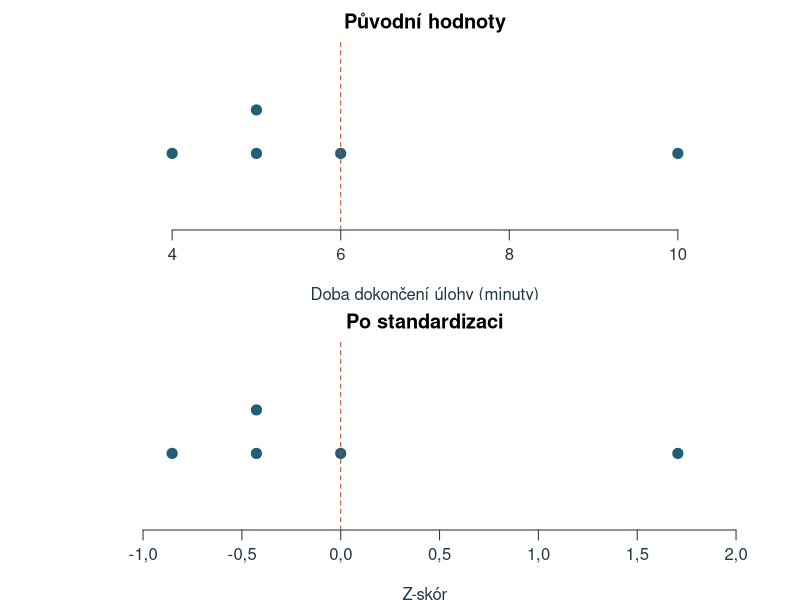
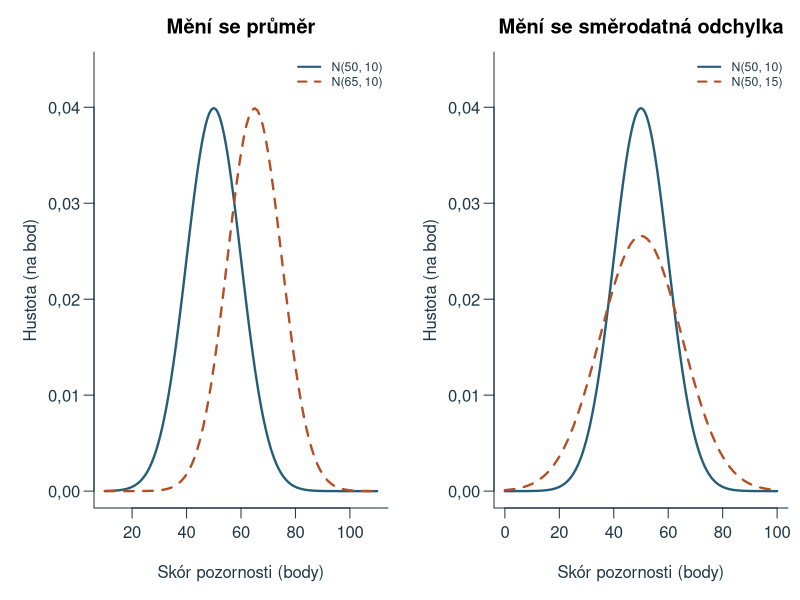
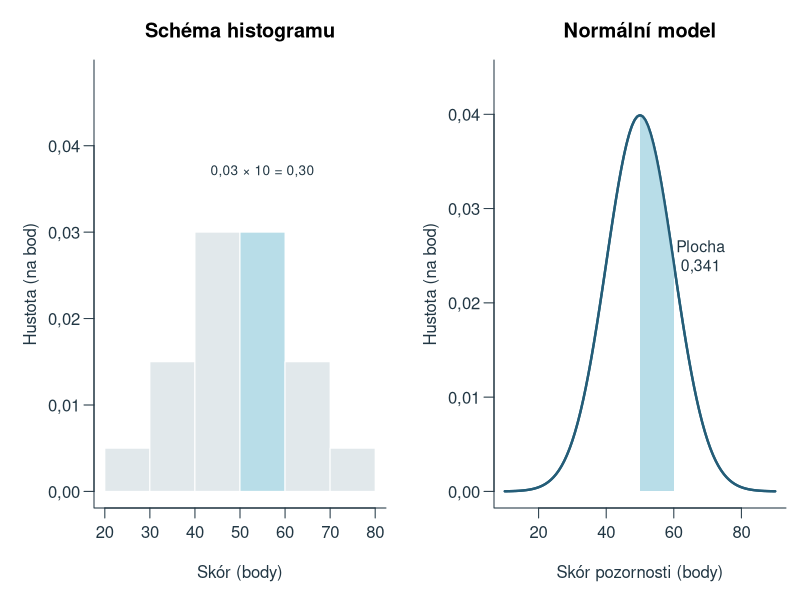
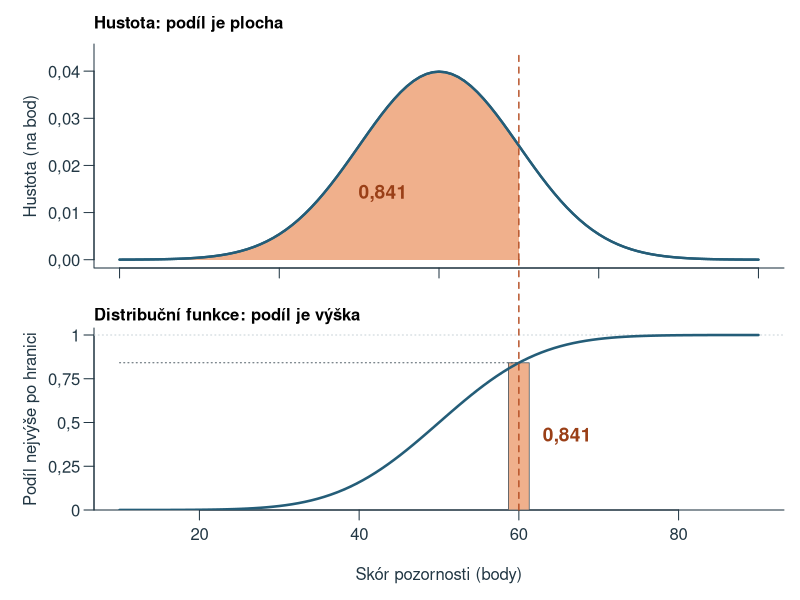
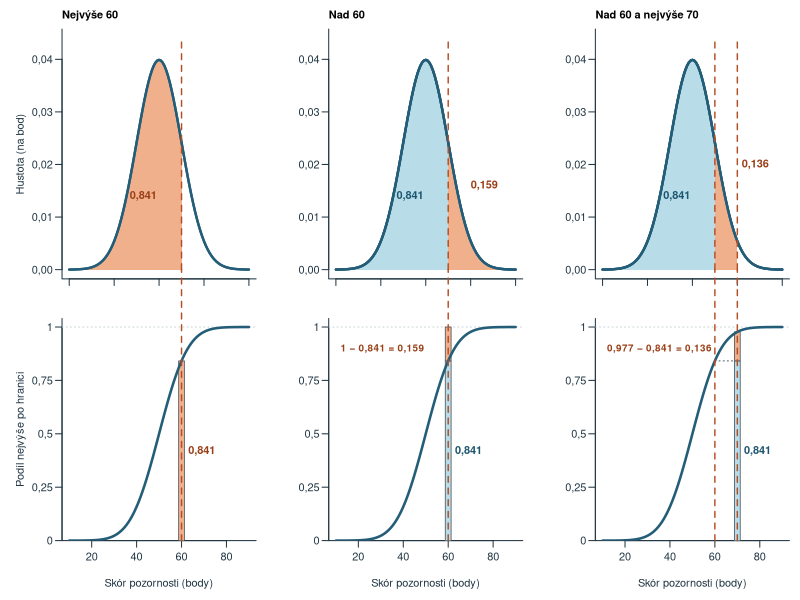
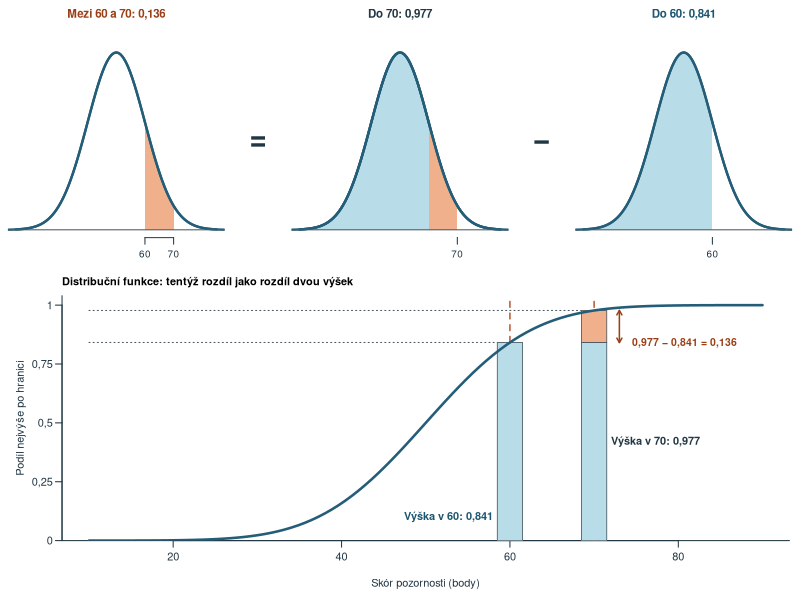
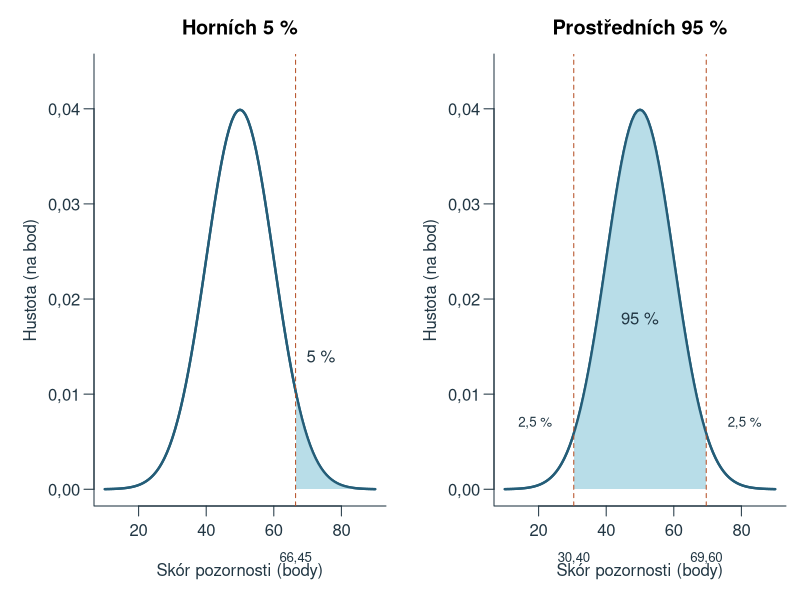
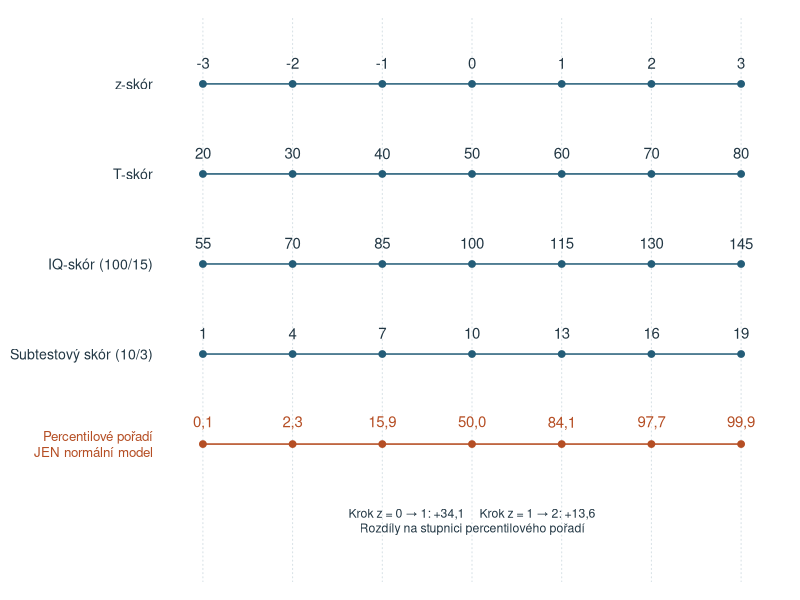

Recreate these plots in R, in order.
# Original teaching examples; base R, UTF-8, deterministic project-root paths.
ch4_data <- read.csv('data/kapitola_04.csv', fileEncoding='UTF-8')
ch4_x <- ch4_data$skor_body
ch4_p <- (seq_along(ch4_x)-.5)/length(ch4_x)
ch4_z <- qnorm(ch4_p)
ch4_reference <- mean(ch4_x)+sd(ch4_x)*ch4_z
ch4_sten_breaks <- c(-Inf,seq(-2,2,.5),Inf)
ch4_stanine_breaks <- c(-Inf,seq(-1.75,1.75,.5),Inf)
ch4_sten <- function(z) as.integer(cut(z,ch4_sten_breaks,right=TRUE))
ch4_stanine <- function(z) as.integer(cut(z,ch4_stanine_breaks,right=TRUE))
ch4_sten_proportions <- diff(pnorm(ch4_sten_breaks))
ch4_stanine_proportions <- diff(pnorm(ch4_stanine_breaks))
ch4_out <- 'assets/chapter-04/plots'
ch4_old_options <- options(OutDec=',')
dir.create(ch4_out,recursive=TRUE,showWarnings=FALSE)
ch4_blue <- '#245D78'; ch4_orange <- '#B54E24'; ch4_fill <- '#B8DDE8'; ch4_gray <- '#4D5A63'
ch4_draw <- function(name,code,width=8,height=4.5) {
  svg(file.path(ch4_out,paste0(name,'.svg')),width=width,height=height,family='sans',bg='white')
  par(mar=c(4.5,4.5,2.6,.8),mgp=c(2.7,.7,0),las=1,col.axis='#223744',col.lab='#223744',fg='#223744',cex=.9)
  force(code); dev.off()
}
ch4_curve <- function(mu=50,sigma=10,main='',xlim=c(10,90),ylim=c(0,.044)) {
  x <- seq(xlim[1],xlim[2],length.out=1001)
  plot(x,dnorm(x,mu,sigma),type='l',lwd=2.3,col=ch4_blue,xlab='Skór pozornosti (body)',ylab='Hustota (na bod)',main=main,xlim=xlim,ylim=ylim,bty='l')
}
ch4_area <- function(lower,upper,mu=50,sigma=10,fill=ch4_fill) {
  v <- seq(max(lower,mu-4*sigma),min(upper,mu+4*sigma),length.out=400)
  polygon(c(v[1],v,tail(v,1)),c(0,dnorm(v,mu,sigma),0),col=fill,border=NA)
  curve(dnorm(x,mu,sigma),add=TRUE,lwd=2.3,col=ch4_blue)
}
ch4_draw('standardizace', {
  par(mfrow=c(2,1),mar=c(3.5,3.5,2.1,1))
  v <- c(4,5,5,6,10); z <- (v-mean(v))/sd(v); h <- c(1,1,1.25,1,1)
  for(k in 1:2) {
    a <- if(k==1) v else z
    plot(a,h,pch=19,cex=1.35,col=ch4_blue,yaxt='n',ylab='',ylim=c(.6,1.6),xlim=range(a)+c(-.15,.15)*diff(range(a)),bty='n',xlab=if(k==1)'Doba dokončení úlohy (minuty)' else 'Z-skór',main=if(k==1)'Původní hodnoty' else 'Po standardizaci')
    abline(v=if(k==1)mean(v) else 0,lty=2,col=ch4_orange)
  }
},height=5)
ch4_draw('parametry', {
  par(mfrow=c(1,2),mar=c(4.6,4.7,2.6,.6))
  ch4_curve(main='Mění se průměr',xlim=c(10,110))
  curve(dnorm(x,65,10),add=TRUE,col=ch4_orange,lwd=2.3,lty=2)
  legend('topright',c('N(50, 10)','N(65, 10)'),col=c(ch4_blue,ch4_orange),lty=1:2,lwd=2,bty='n',cex=.74)
  ch4_curve(main='Mění se směrodatná odchylka',xlim=c(0,100))
  curve(dnorm(x,50,15),add=TRUE,col=ch4_orange,lwd=2.3,lty=2)
  legend('topright',c('N(50, 10)','N(50, 15)'),col=c(ch4_blue,ch4_orange),lty=1:2,lwd=2,bty='n',cex=.74)
},width=10)
ch4_draw('hustota', {
  par(mfrow=c(1,2),mar=c(4.6,4.7,3,.7))
  plot(NA,xlim=c(20,80),ylim=c(0,.048),xlab='Skór (body)',ylab='Hustota (na bod)',main='Schéma histogramu',bty='l')
  b <- seq(20,80,10); heights <- c(.005,.015,.03,.03,.015,.005)
  rect(b[-7],0,b[-1],heights,col=c(rep('#E1E8EB',3),ch4_fill,rep('#E1E8EB',2)),border='white')
  text(55,.037,'0,03 × 10 = 0,30',cex=.82)
  ch4_curve(main='Normální model')
  ch4_area(50,60)
  text(68,.025,'Plocha\n0,341',cex=.95)
},width=9)
# Density above, distribution function below: the coloured area equals the coloured height.
ch4_hi <- '#F0B08C'; ch4_hi_text <- '#9A3F17'; ch4_lo <- ch4_fill; ch4_lo_text <- '#1D5670'
ch4_fmt <- function(v) format(round(v,3),nsmall=3)
ch4_F <- function(x) pnorm(x,50,10)
ch4_top_mar <- c(1.6,4.7,2.2,.8); ch4_bottom_mar <- c(4.5,4.7,1.4,.8)
ch4_density_panel <- function(title,ylab='Hustota (na bod)') {
  par(mar=ch4_top_mar)
  x <- seq(10,90,length.out=1001)
  plot(x,dnorm(x,50,10),type='n',xlab='',ylab=ylab,xlim=c(10,90),ylim=c(0,.044),bty='l',xaxt='n')
  axis(1,at=seq(10,90,20),labels=FALSE)
  title(main=title,adj=0,cex.main=1)
}
ch4_density_line <- function() curve(dnorm(x,50,10),from=10,to=90,add=TRUE,lwd=2.3,col=ch4_blue)
ch4_cdf_panel <- function(title,ylab='Podíl nejvýše po hranici') {
  par(mar=ch4_bottom_mar)
  plot(NA,xlim=c(10,90),ylim=c(0,1.04),yaxs='i',xlab='Skór pozornosti (body)',ylab=ylab,bty='l',yaxt='n')
  axis(2,at=seq(0,1,.25),labels=c('0','0,25','0,5','0,75','1'))
  abline(h=1,col='#C9D3D8',lty=3)
  title(main=title,adj=0,cex.main=1)
}
ch4_cdf_line <- function() curve(ch4_F(x),from=10,to=90,add=TRUE,lwd=2.5,col=ch4_blue)
# Column at the boundary: stacked pieces c(y0,y1,fill).
ch4_column <- function(x,pieces,w=2.6) for(p in pieces) rect(x-w/2,p[[1]],x+w/2,p[[2]],col=p[[3]],border=ch4_gray,lwd=.8)
# One dashed boundary line through both panels; call in the top panel, then link() in the bottom one.
ch4_link_start <- function(xs) { segments(xs,0,xs,.044,lty=2,lwd=1.4,col=ch4_orange); grconvertY(0,'user','ndc') }
ch4_link_end <- function(xs,ndc) { op <- par(xpd=NA); segments(xs,0,xs,grconvertY(ndc,'ndc','user'),lty=2,lwd=1.4,col=ch4_orange); par(op) }
ch4_draw('distribucni', {
  layout(matrix(1:2,2))
  ch4_density_panel('Hustota: podíl je plocha')
  ch4_area(-Inf,60,fill=ch4_hi); ch4_density_line()
  text(43,.014,ch4_fmt(ch4_F(60)),col=ch4_hi_text,font=2,cex=1.15)
  ndc <- ch4_link_start(60)
  ch4_cdf_panel('Distribuční funkce: podíl je výška')
  ch4_column(60,list(list(0,ch4_F(60),ch4_hi)))
  segments(10,ch4_F(60),60,ch4_F(60),lty=3,col=ch4_gray)
  ch4_cdf_line(); ch4_link_end(60,ndc)
  text(63,ch4_F(60)/2,ch4_fmt(ch4_F(60)),col=ch4_hi_text,font=2,cex=1.15,adj=0)
},width=7,height=6.6)
ch4_draw('oblasti', {
  layout(matrix(1:6,2))
  ttl <- c('Nejvýše 60','Nad 60','Nad 60 a nejvýše 70')
  for(k in 1:3) {
    yl <- if(k==1) 'Hustota (na bod)' else ''
    ch4_density_panel(ttl[k],ylab=yl)
    if(k==1) { ch4_area(-Inf,60,fill=ch4_hi); text(43,.014,ch4_fmt(ch4_F(60)),col=ch4_hi_text,font=2) }
    if(k==2) { ch4_area(-Inf,60,fill=ch4_lo); ch4_area(60,Inf,fill=ch4_hi)
      text(43,.014,ch4_fmt(ch4_F(60)),col=ch4_lo_text,font=2); text(76,.016,ch4_fmt(1-ch4_F(60)),col=ch4_hi_text,font=2) }
    if(k==3) { ch4_area(-Inf,60,fill=ch4_lo); ch4_area(60,70,fill=ch4_hi)
      text(43,.014,ch4_fmt(ch4_F(60)),col=ch4_lo_text,font=2); text(78,.02,ch4_fmt(ch4_F(70)-ch4_F(60)),col=ch4_hi_text,font=2) }
    ch4_density_line()
    xs <- if(k==3) c(60,70) else 60
    ndc <- ch4_link_start(xs)
    ch4_cdf_panel('',ylab=if(k==1) 'Podíl nejvýše po hranici' else '')
    if(k==1) { ch4_column(60,list(list(0,ch4_F(60),ch4_hi)))
      text(63,.42,ch4_fmt(ch4_F(60)),col=ch4_hi_text,font=2,adj=0) }
    if(k==2) { ch4_column(60,list(list(0,ch4_F(60),ch4_lo),list(ch4_F(60),1,ch4_hi)))
      text(63,.42,ch4_fmt(ch4_F(60)),col=ch4_lo_text,font=2,adj=0)
      text(12,.9,paste0('1 − ',ch4_fmt(ch4_F(60)),' = ',ch4_fmt(1-ch4_F(60))),col=ch4_hi_text,font=2,adj=0,cex=.9) }
    if(k==3) { segments(60,ch4_F(60),70,ch4_F(60),lty=3,col=ch4_gray)
      ch4_column(70,list(list(0,ch4_F(60),ch4_lo),list(ch4_F(60),ch4_F(70),ch4_hi)))
      text(73,.42,ch4_fmt(ch4_F(60)),col=ch4_lo_text,font=2,adj=0)
      text(12,.9,paste0(ch4_fmt(ch4_F(70)),' − ',ch4_fmt(ch4_F(60)),' = ',ch4_fmt(ch4_F(70)-ch4_F(60))),col=ch4_hi_text,font=2,adj=0,cex=.9) }
    ch4_cdf_line(); ch4_link_end(xs,ndc)
  }
},width=10.5,height=6.4)
ch4_draw('mezi', {
  layout(matrix(c(1,2,3,4,5,6,6,6,6,6),2,byrow=TRUE),widths=c(1,.22,1,.22,1),heights=c(1,1.25))
  mini <- function(parts,lab,labcol,ticks) {
    par(mar=c(2.2,.6,2,.6))
    plot(NA,xlim=c(15,85),ylim=c(0,.044),axes=FALSE,xlab='',ylab='')
    for(p in parts) ch4_area(p[[1]],p[[2]],fill=p[[3]])
    ch4_density_line(); axis(1,at=ticks,cex.axis=.9); abline(h=0,col=ch4_gray)
    title(main=lab,col.main=labcol,cex.main=1.05)
  }
  sym <- function(s) { par(mar=c(2.2,0,2,0)); plot.new(); text(.5,.45,s,cex=2.6,font=2,col='#223744') }
  mini(list(list(60,70,ch4_hi)),paste('Mezi 60 a 70:',ch4_fmt(ch4_F(70)-ch4_F(60))),ch4_hi_text,c(60,70))
  sym('=')
  mini(list(list(-Inf,60,ch4_lo),list(60,70,ch4_hi)),paste('Do 70:',ch4_fmt(ch4_F(70))),'#223744',70)
  sym('−')
  mini(list(list(-Inf,60,ch4_lo)),paste('Do 60:',ch4_fmt(ch4_F(60))),ch4_lo_text,60)
  par(mar=c(4.5,4.7,2.2,.8))
  plot(NA,xlim=c(10,90),ylim=c(0,1.04),yaxs='i',xlab='Skór pozornosti (body)',ylab='Podíl nejvýše po hranici',bty='l',yaxt='n')
  axis(2,at=seq(0,1,.25),labels=c('0','0,25','0,5','0,75','1'))
  title(main='Distribuční funkce: tentýž rozdíl jako rozdíl dvou výšek',adj=0,cex.main=1)
  abline(v=c(60,70),lty=2,lwd=1.4,col=ch4_orange)
  segments(10,c(ch4_F(60),ch4_F(70)),c(60,70),c(ch4_F(60),ch4_F(70)),lty=3,col=ch4_gray)
  ch4_column(60,list(list(0,ch4_F(60),ch4_lo)),w=3)
  ch4_column(70,list(list(0,ch4_F(60),ch4_lo),list(ch4_F(60),ch4_F(70),ch4_hi)),w=3)
  ch4_cdf_line()
  text(58,.1,paste('Výška v 60:',ch4_fmt(ch4_F(60))),col=ch4_lo_text,font=2,adj=1)
  text(72,.42,paste('Výška v 70:',ch4_fmt(ch4_F(70))),col='#223744',font=2,adj=0)
  arrows(73,ch4_F(60),73,ch4_F(70),code=3,length=.05,col=ch4_hi_text,lwd=1.5)
  text(74.5,(ch4_F(60)+ch4_F(70))/2-.07,paste0(ch4_fmt(ch4_F(70)),' − ',ch4_fmt(ch4_F(60)),' = ',ch4_fmt(ch4_F(70)-ch4_F(60))),col=ch4_hi_text,font=2,adj=0,cex=.95)
},width=10,height=6.6)
ch4_draw('kvantily', {
  par(mfrow=c(1,2),mar=c(4.7,4.7,2.7,.7))
  ch4_curve(main='Horních 5 %');a<-qnorm(.95,50,10);ch4_area(a,Inf)
  abline(v=a,lty=2,col=ch4_orange);text(74,.014,'5 %');axis(1,at=a,labels='66,45',line=1.3,tick=FALSE,cex.axis=.8)
  ch4_curve(main='Prostředních 95 %');a<-qnorm(c(.025,.975),50,10);ch4_area(a[1],a[2])
  abline(v=a,lty=2,col=ch4_orange);text(50,.018,'95 %');text(c(19,81),.007,'2,5 %',cex=.8)
  axis(1,at=a,labels=c('30,40','69,60'),line=1.3,tick=FALSE,cex.axis=.8)
},width=9)
ch4_draw('skaly', {
  par(mar=c(1,9,1,1))
  zz<--3:3
  plot(NA,xlim=c(-3.2,3.2),ylim=c(-1.3,4.5),axes=FALSE,xlab='',ylab='')
  abline(v=zz,col='#D6E0E5',lty=3)
  for(k in 1:4) {
    y<-5-k;segments(-3,y,3,y,col=ch4_blue,lwd=1.5)
    points(zz,rep(y,7),pch=19,col=ch4_blue)
    text(zz,y+.23,list(zz,50+10*zz,100+15*zz,10+3*zz)[[k]])
    mtext(c('z-skór','T-skór','IQ-skór (100/15)','Subtestový skór (10/3)')[k],side=2,at=y,line=.5,las=1,cex=.85)
  }
  segments(-3,0,3,0,col=ch4_orange,lwd=1.5)
  points(zz,rep(0,7),pch=19,col=ch4_orange)
  text(zz,.23,format(round(100*pnorm(zz),1),decimal.mark=',',trim=TRUE),col=ch4_orange)
  mtext('Percentilové pořadí\nJEN normální model',side=2,at=0,line=.5,las=1,cex=.8,col=ch4_orange)
  text(0,-.85,'Krok z = 0 → 1: +34,1     Krok z = 1 → 2: +13,6\nRozdíly na stupnici percentilového pořadí',cex=.82)
},height=5.8)
ch4_draw('z-jako-jednotka', {
  par(mar=c(0,0,0,0));plot.new();plot.window(xlim=c(0,10),ylim=c(0,7),xaxs='i',yaxs='i')
  for(k in 1:2) {
    y<-if(k==1) 5 else 2
    text(.5,y+1.3,if(k==1) 'Test A: průměr 50 bodů; směrodatná odchylka 10 bodů' else 'Test B: průměr 30 bodů; směrodatná odchylka 6 bodů',adj=0,font=2)
    xx<-c(2,4,6);segments(1,y,7,y,col=ch4_blue)
    points(xx,rep(y,3),pch=19,col=ch4_blue)
    text(xx,y-.5,if(k==1)c('50','60','70') else c('30','36','42'))
    for(j in seq_len(k)) {
      arrows(xx[j],y+.5,xx[j+1],y+.5,length=.08,code=3,col=ch4_orange)
      text(mean(xx[j:(j+1)]),y+.8,if(k==1)'10 bodů' else '6 bodů',cex=.85)
    }
    points(xx[k+1],y,pch=21,cex=2.7,col=ch4_orange,bg='white',lwd=2)
    text(8.5,y,paste0('z = ',k),font=2,cex=1.25)
    text(2,y-.95,'průměr',cex=.85)
  }
  text(.5,.25,'Porovnáváme počet kroků od průměru, nikoli počty hrubých bodů.',adj=0,cex=.85)
},width=8,height=5.4)
ch4_draw('pasma-skoru', {
  par(mfrow=c(2,1),mar=c(6.2,4.4,4.6,1),cex=.95)
  pct<-function(v) paste0(format(round(100*v,1),nsmall=1,decimal.mark=',',trim=TRUE),' %')
  # Text on a white box so that it stays legible over the band boundaries.
  boxed<-function(x,y,label,adj=0,cex=.8,col='#223744') {
    w<-strwidth(label,cex=cex);h<-strheight(label,cex=cex)
    x0<-x-adj*w;rect(x0-.05,y-h/2-.012,x0+w+.05,y+h/2+.012,col='white',border=NA)
    text(x0,y,label,adj=c(0,.5),cex=cex,col=col)
  }
  for(k in 1:2) {
    breaks<-if(k==1) ch4_sten_breaks else ch4_stanine_breaks
    props<-if(k==1) ch4_sten_proportions else ch4_stanine_proportions
    inner<-breaks[is.finite(breaks)]
    finite_breaks<-pmax(-3.5,pmin(3.5,breaks));target<-if(k==1) ch4_sten(1.2) else ch4_stanine(1.2)
    plot(NA,xlim=c(-3.5,3.5),ylim=c(0,.48),xlab='',ylab='Hustota',bty='l',xaxt='n',yaxs='i')
    title(main=if(k==1)'Deset stenových pásem' else 'Devět staninových pásem',line=3)
    for(j in seq_len(length(breaks)-1)) {
      v<-seq(finite_breaks[j],finite_breaks[j+1],length.out=150)
      polygon(c(v[1],v,tail(v,1)),c(0,dnorm(v),0),border=NA,
        col=if(j==target)'#F3C395' else c('#DAEBF1','#B8DDE8')[(j%%2)+1])
    }
    curve(dnorm(x),add=TRUE,col=ch4_blue,lwd=2)
    abline(v=inner,col='#667078',lty=3)
    mids<-(head(finite_breaks,-1)+tail(finite_breaks,-1))/2
    axis(1,at=inner,cex.axis=.78)
    # Axis title right under the z values; band numbers form a separate row below.
    mtext('Z-skór',side=1,line=1.9,cex=.95)
    mtext(if(k==1)'Sten:' else 'Stanin:',side=1,line=4.1,at=-3.3,cex=.8)
    mtext(seq_along(mids),side=1,line=4.1,at=mids,cex=.85)
    # Model share of every band just above the axis; cumulative share above each boundary.
    text(mids,ifelse(is.finite(head(breaks,-1))&is.finite(breaks[-1]),.016,.035),pct(props),cex=.6,col='#223744')
    mtext(pct(pnorm(inner)),side=3,line=.25,at=inner,cex=.62,col=ch4_hi_text)
    mtext('Kumulativně:',side=3,line=.25,at=-3.5,adj=0,cex=.62,col=ch4_hi_text)
    points(1.2,dnorm(1.2),pch=19,col=ch4_orange)
    arrows(1.2,.36,1.2,dnorm(1.2)+.02,length=.08,col=ch4_orange)
    boxed(1.25,.39,paste0('z = 1,2 → ',if(k==1)'sten ' else 'stanin ',target),cex=.85)
    arrows(c(-2.8,2.8),c(.07,.07),c(-3.4,3.4),c(.07,.07),length=.08)
    text(c(-2.8,2.8),c(.1,.1),'pokračuje',cex=.7)
    if(k==1) {
      points(c(1.1,1.4),c(.07,.07),pch=21,bg='white',col=ch4_orange,cex=.9)
      boxed(-3.35,.41,'Malé kroužky: z = 1,1 a 1,4',cex=.75)
      boxed(-3.35,.36,'Oba výsledky patří do stenu 8.',cex=.75)
    }
  }
},width=8.5,height=8.8)
ch4_norm_x <- c(11,12,12,13,14,14,14,16,17,19,22,26,31,39,52)
ch4_norm_z <- qnorm((rank(ch4_norm_x)-.5)/length(ch4_norm_x))
ch4_draw('normalizace', {
  par(mar=c(4.3,4.6,2.6,4.6))
  x <- ch4_norm_x; z <- ch4_norm_z; g <- 2.6; w <- 7.6
  ux <- function(v) (v-10)/45; uz <- function(v) (v+2.25)/4.5
  hx <- hist(x,breaks=seq(10,55,5),right=FALSE,plot=FALSE)
  hz <- hist(z,breaks=seq(-2,2,.5),right=FALSE,plot=FALSE)
  plot(NA,xlim=c(-g-w,g+w),ylim=c(0,1),xaxs='i',yaxs='i',axes=FALSE,xlab='',ylab='')
  abline(h=ux(seq(10,55,5)),col='#EEF2F4'); box(bty='l',col='#223744'); box(bty='7',col='#223744')
  rect(-g-hx$counts,ux(head(hx$breaks,-1)),-g,ux(hx$breaks[-1]),col=ch4_fill,border=ch4_blue,lwd=.8)
  rect(g,uz(head(hz$breaks,-1)),g+hz$counts,uz(hz$breaks[-1]),col=ch4_hi,border=ch4_hi_text,lwd=.8)
  # Tied values sit side by side; each pair of dots is joined by a translucent line.
  tie <- ave(x,x,FUN=function(v) seq_along(v)-(length(v)+1)/2)*.32
  xl <- -g+.75+tie; xr <- g-.75+tie
  segments(xl,ux(x),xr,uz(z),col=adjustcolor(ch4_gray,.5),lwd=1.3)
  points(xl,ux(x),pch=21,bg=ch4_blue,col='white',cex=1.25)
  points(xr,uz(z),pch=21,bg=ch4_hi_text,col='white',cex=1.25)
  axis(2,at=ux(seq(10,50,10)),labels=seq(10,50,10))
  axis(4,at=uz(-2:2),labels=c('−2','−1','0','1','2'))
  mtext('Doba řešení (s)',side=2,line=2.8,las=0); mtext('z-skór po normalizaci',side=4,line=2.8,las=0)
  cnt <- 0:7
  axis(1,at=c(-g-cnt,g+cnt),labels=c(cnt,cnt))
  mtext('Četnost',side=1,line=2.5)
  mtext('Původní doby',side=3,line=.6,at=-g-w/2,font=2)
  mtext('Po normalizaci',side=3,line=.6,at=g+w/2,font=2)
},width=8,height=5.6)
ch4_draw('qq-konstrukce', {
  par(mar=c(0,0,0,0));plot.new();plot.window(xlim=c(0,10),ylim=c(0,9),xaxs='i',yaxs='i')
  box_label<-function(x,y,w,h,label,fill=ch4_fill) {
    rect(x-w/2,y-h/2,x+w/2,y+h/2,col=fill,border=ch4_blue)
    text(x,y,label,cex=.93)
  }
  box_label(5,8.1,7,1,'První pořadí z 12 seřazených skórů: i = 1')
  arrows(c(4,6),7.5,c(2.5,7.5),6.8,length=.1)
  box_label(2.5,6,4,1.4,'DATA\nPrvní pozorovaný skór: 35 bodů')
  box_label(7.5,6,4,1.4,'MODEL\nPodíl p = (1 − 0,5) / 12\n≈ 0,041667')
  arrows(7.5,5.2,7.5,4.7,length=.1)
  box_label(7.5,3.9,4,1.4,'Normální kvantil pro tento podíl\nz ≈ −1,731664')
  arrows(2.5,5.2,3.6,2,length=.1)
  arrows(7.5,3.1,6.4,2,length=.1)
  text(1.65,3.65,'Svislá osa\npozorovaný skór',cex=.85)
  text(8.05,2.5,'Vodorovná osa\nteoretický kvantil',cex=.85)
  box_label(5,1.3,5.5,1.2,'Bod Q–Q grafu: (−1,73; 35)',fill='#FAECDD')
  text(5,.25,'Pořadí propojí data s modelem; nejde o dvě měření jednoho člověka.',cex=.85)
},width=8,height=6.7)
ch4_draw('qq-priklad', {
  plot(ch4_z,ch4_x,pch=19,col=ch4_blue,cex=1.15,xlab='Teoretický normální kvantil (z)',ylab='Pozorovaný skór pozornosti (body)',bty='l',xlim=c(-2,2),ylim=c(30,70))
  abline(a=mean(ch4_x),b=sd(ch4_x),col=ch4_orange,lwd=2,lty=2)
  legend('topleft',c('Pozorované skóry','Referenční přímka m + s z'),col=c(ch4_blue,ch4_orange),pch=c(19,NA),lty=c(NA,2),bty='n',cex=.85)
},width=7)
# Distinct simulations for graphical diagnosis; not empirical psychological data.
set.seed(20261010)
# New sets are appended so that the earlier draws keep their values.
ch4_simulations <- list(normalni=rnorm(200,50,10),sikme=30+rexp(200,rate=1/15),chvosty=50+8*rt(200,df=3),smes=c(rnorm(100,36,5),rnorm(100,64,5)),
  sikme_vlevo=70-rexp(200,rate=1/10),lehke=runif(200,30,70))
ch4_titles <- c(normalni='Normální model',sikme='Rozdělení zešikmené doprava',chvosty='Těžší chvosty',smes='Směs dvou skupin',
  sikme_vlevo='Rozdělení zešikmené doleva',lehke='Lehčí chvosty')
for(nm in names(ch4_simulations)) ch4_draw(paste0('diagnostika-',nm), {
  v<-ch4_simulations[[nm]]; z<-qnorm((seq_along(v)-.5)/length(v))
  par(mfrow=c(1,2),mar=c(4.6,4.7,2.7,.6))
  h<-hist(v,breaks='FD',plot=FALSE);xx<-seq(min(h$breaks),max(h$breaks),length.out=500)
  plot(h,freq=FALSE,col=ch4_fill,border='white',main=ch4_titles[nm],xlab='Simulovaný skór',ylab='Hustota',ylim=c(0,1.12*max(h$density,dnorm(xx,mean(v),sd(v)))));lines(xx,dnorm(xx,mean(v),sd(v)),col=ch4_orange,lwd=2)
  plot(z,sort(v),pch=19,cex=.55,col=ch4_blue,xlab='Teoretický normální kvantil (z)',ylab='Seřazený simulovaný skór',main='Normální Q–Q graf',bty='l')
  abline(a=mean(v),b=sd(v),lty=2,col=ch4_orange,lwd=2)
},width=9,height=4.4)
# Optional extension: the same right-skewed simulation as a Q-Q plot and a P-P plot.
ch4_draw('pp-qq', {
  v<-sort(ch4_simulations$sikme); n<-length(v); p<-(seq_len(n)-.5)/n; z<-qnorm(p)
  par(mfrow=c(1,2),mar=c(4.6,4.7,2.7,.8))
  plot(z,v,pch=19,cex=.55,col=ch4_blue,xlab='Teoretický normální kvantil (z)',ylab='Seřazený simulovaný skór',main='Q–Q graf: porovnává hodnoty',bty='l')
  abline(a=mean(v),b=sd(v),lty=2,col=ch4_orange,lwd=2)
  plot(p,pnorm((v-mean(v))/sd(v)),pch=19,cex=.55,col=ch4_blue,xlab='Empirický podíl (i − 0,5)/n',ylab='Modelový podíl podle normálního modelu',main='P–P graf: porovnává podíly',bty='l',xlim=c(0,1),ylim=c(0,1),xaxs='i',yaxs='i')
  abline(0,1,lty=2,col=ch4_orange,lwd=2)
},width=9,height=4.4)
# Same normal simulation: the curve matches bar heights only on the density scale.
ch4_draw('histogram-krivka', {
  v<-ch4_simulations$normalni; h<-hist(v,breaks='FD',plot=FALSE)
  xx<-seq(min(h$breaks),max(h$breaks),length.out=500); yy<-dnorm(xx,mean(v),sd(v))
  par(mfrow=c(1,2),mar=c(4.6,4.7,2.7,.6))
  plot(h,freq=TRUE,col=ch4_fill,border='white',main='Svislá osa: četnost',xlab='Simulovaný skór',ylab='Četnost',ylim=c(0,1.12*max(h$counts)))
  lines(xx,yy,col=ch4_orange,lwd=2)
  plot(h,freq=FALSE,col=ch4_fill,border='white',main='Svislá osa: hustota',xlab='Simulovaný skór',ylab='Hustota (na bod)',ylim=c(0,1.12*max(h$density,yy)))
  lines(xx,yy,col=ch4_orange,lwd=2)
},width=9,height=4.4)
options(ch4_old_options)
